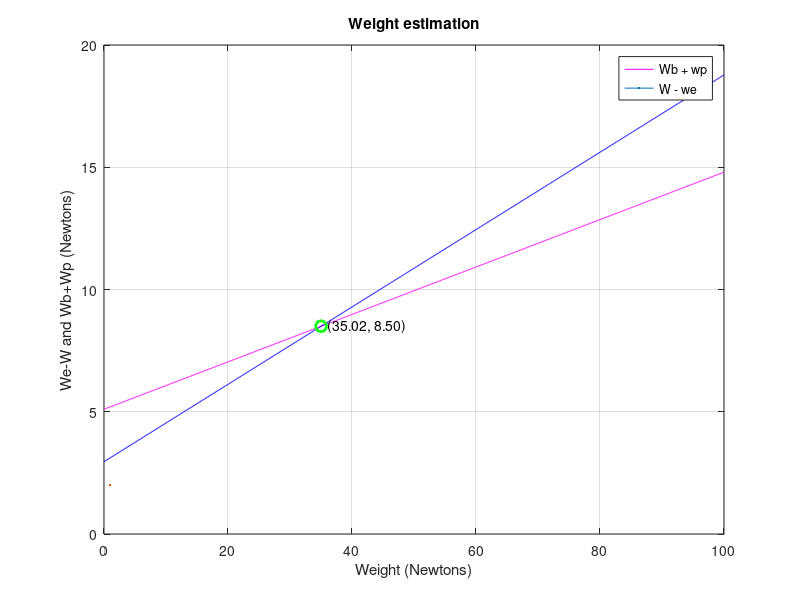

Write MATLAB code to recreate this figure. (Note: this script raises an error after producing the figure.)
% A3 assignment 
clc
clear
close all

g = 9.81;
% constants - level flight
V_CR = 18; 
t_LF = 135;
LD_LF = 12.3; 
etaP_LF = 0.7;
etaM = 0.8;
etaESC = 0.95;
rho_B = 527000/g;

WB_W_LF = (V_CR*t_LF)/(LD_LF*etaP_LF*etaM*etaESC*rho_B);

fprintf("Level flight battery weight fraction: \n");
disp(WB_W_LF);

% constants - turning flight
V_M = 17;
t_TF = 61;
n = 1.3;
LD_TF = 11;
etaP_M = 0.65;

WB_W_TF = (V_M*t_TF*n)/(LD_TF*etaP_M*etaM*etaESC*rho_B);

fprintf("Turning Flight battery weight fraction: \n");
disp(WB_W_TF);

% constants - climb
V_CL = 13;
t_CL = 13.29; % calculated in A3
etaP_CL = 0.55;
gamma = 12;
LD_CL = 10;

WB_W_CL = ((V_CL*t_CL)/(etaP_CL*etaM*etaESC*rho_B))*(((cosd(gamma))/(LD_CL)) + sind(gamma));

fprintf("Climb battery weight fraction: \n");
disp(WB_W_CL);

% constants - takeoff
t_TO = 3; % needs to be adjusted based on calculations
W_P = 0.042237;

WB_W_TO = t_TO/(etaM*etaESC*rho_B*W_P);

fprintf("Takeoff battery weight fraction: \n");
disp(WB_W_TO);

% constants - warmup 
N = 10;

WB_W_WU = N*(WB_W_TO);

fprintf("Warmup battery weight fraction: \n");
disp(WB_W_WU);

% total weight fraction calculation

WB_W_total = WB_W_TO + WB_W_WU + WB_W_CL + WB_W_LF + WB_W_TF;


% accounting for efficiencies 

etaUse = 0.8; 
etaTemp = 0.8;

WB_W_eff= WB_W_total/(etaP_LF*etaM*etaESC*etaUse*etaTemp);

fprintf("Total battery weight fraction accounting for efficiency: \n");
disp(WB_W_eff);

% finding the empty weight
W = linspace(0, 100, 1000);

Wb_plus__wp = WB_W_eff.*W + 5.1012;
W_minus_we = 0.1582.*W + 2.9575;

W_int = (2.9575 - 5.1012) / (WB_W_eff - 0.1582);
Y_int = WB_W_eff*W_int + 5.1012;

figure(1);
plot(W, Wb_plus__wp, "m-", LineWidth=2);
hold on
plot(W, W_minus_we, "b-", LineWidth=2);
plot(W_int, Y_int, 'go', 'MarkerSize', 8, 'LineWidth', 2)
text(W_int, Y_int, sprintf('  (%.2f, %.2f)', W_int, Y_int))
xlabel('Weight (Newtons)');
ylabel('We-W and Wb+Wp (Newtons)');
title('Weight estimation');
legend('Wb + wp', 'W - we');
grid on;


% empty weight fraction
w_e = W_int - 0.1582*W_int - 2.9575;
we_W = w_e/W_int;
fprintf("Empty weight fraction: \n");
disp(we_W);

w_b = WB_W_eff*W_int;
w_p = 5.1012; % weight of payload in newtons

figure(2);
weights = [w_e w_b w_p];
names = ["Empty Weight", "Battery Weight", "Payload Weight"];
piechart(weights, names);
title("Weight Pie Chart");

% energy calculations
E_LF = (WB_W_LF*W_int) * rho_B;
E_TF = (WB_W_TF*W_int) * rho_B;
E_CL = (WB_W_CL*W_int) * rho_B;
E_TO = (WB_W_TO*W_int) * rho_B;
E_WU = (WB_W_WU*W_int) * rho_B;
E_total = (E_LF + E_TF + E_CL + E_TO + E_WU)/(etaTemp*etaUse);

fprintf("Total Energy = \n");
disp(E_total);



